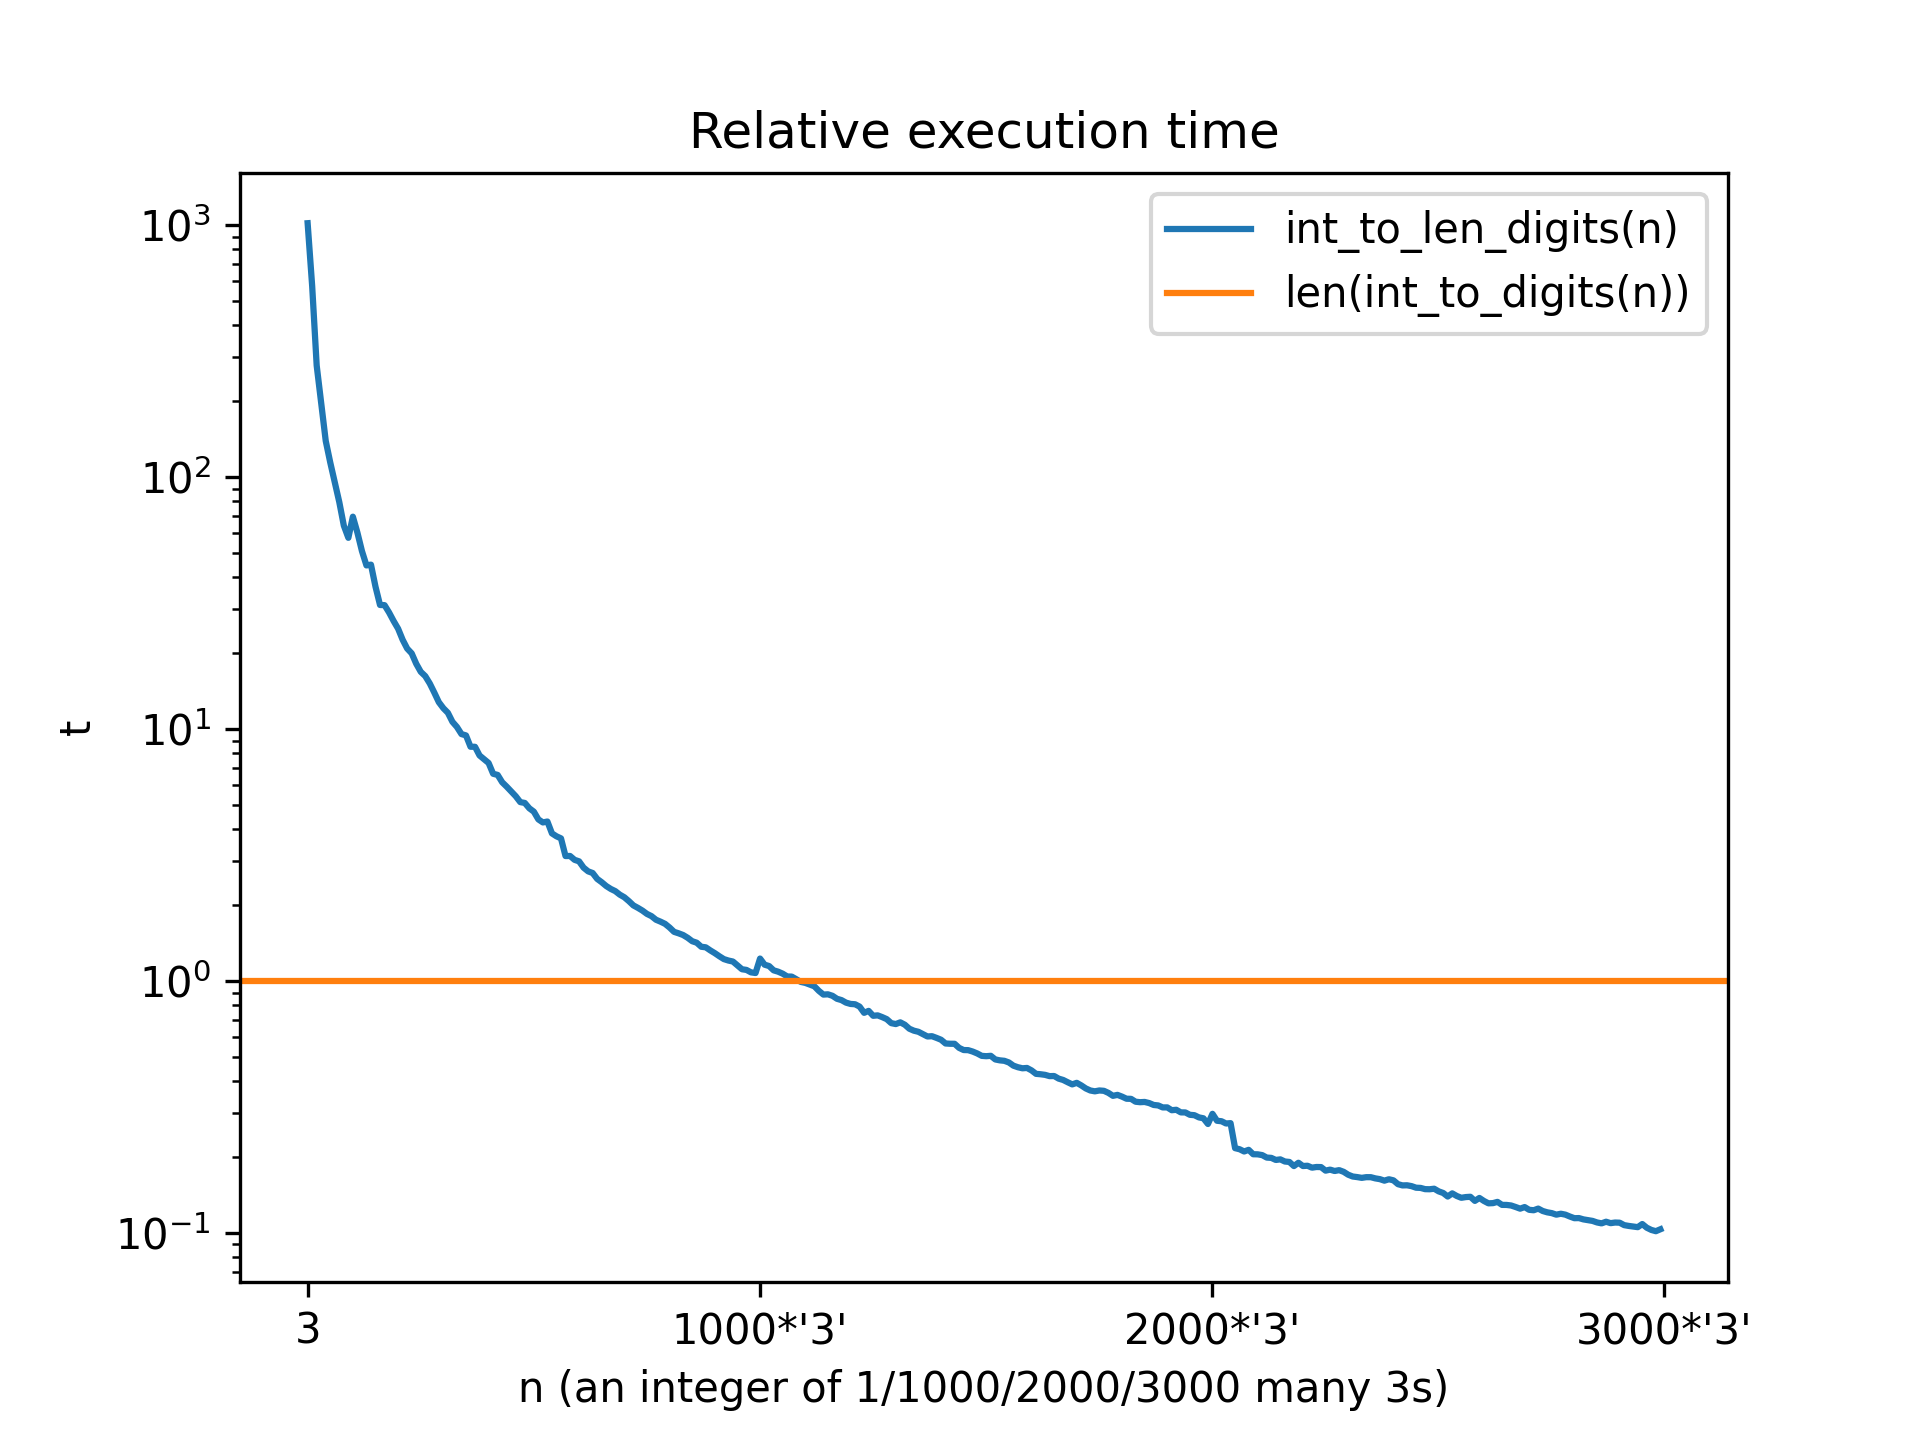

This chart was generated by the following Python code:
import timeit
import matplotlib.pyplot as plt



N = 1000
ls, ts = list(range(1, 3000, 10)), []
for l in ls:
    s = l*'3'
    ts += [timeit.timeit('int_to_len_digits('+s+')',
                setup='from rdx import int_to_len_digits', number=N) /
            timeit.timeit('len(int_to_digits('+s+'))',
                    setup='from rdx import int_to_digits', number=N)]
plt.plot(ls, ts, color='C0', label='int_to_len_digits(n)')
plt.axhline(1, color='C1', label='len(int_to_digits(n))')

plt.title('Relative execution time')
plt.xlabel('x')
plt.xticks((1, 1000, 2000, 3000), ('3', "1000*'3'", "2000*'3'", "3000*'3'"))
plt.ylabel('t')
plt.yscale('log')
plt.legend()
#plt.show()
plt.savefig('int_to_len_digits_runtime.png', dpi=300)
